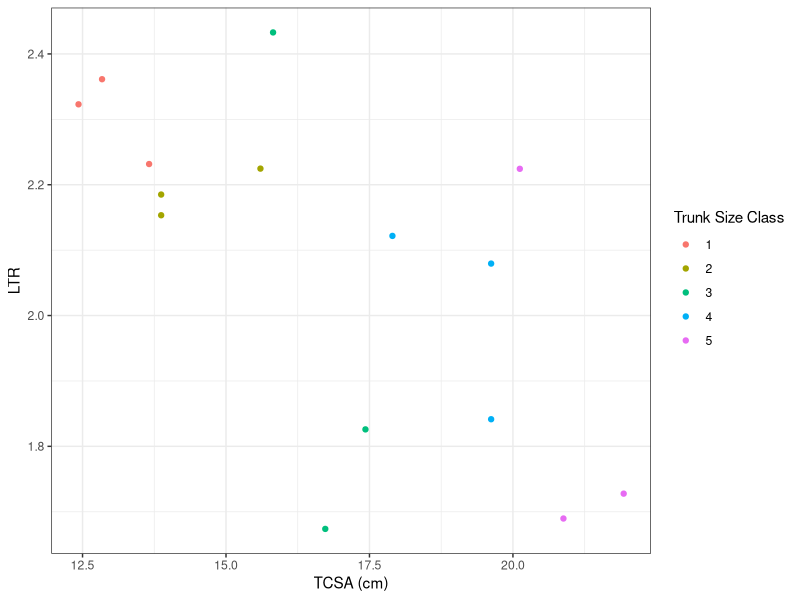
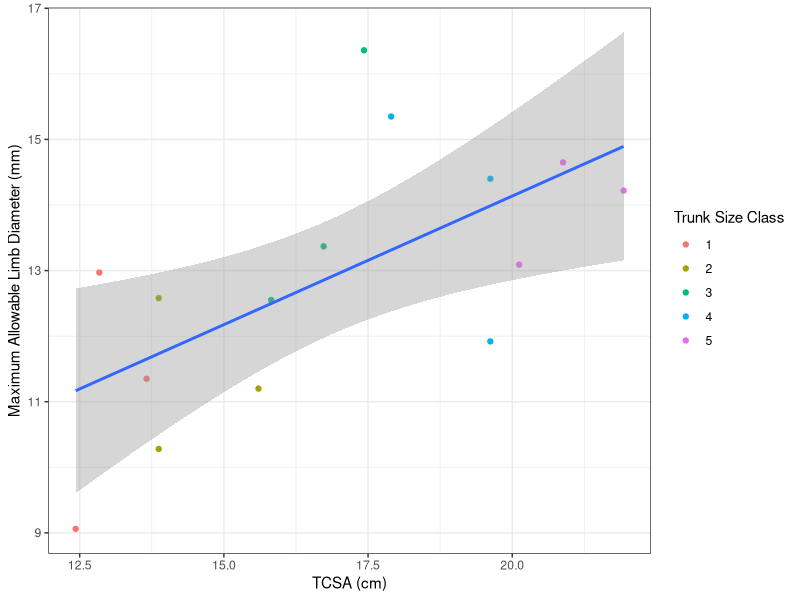
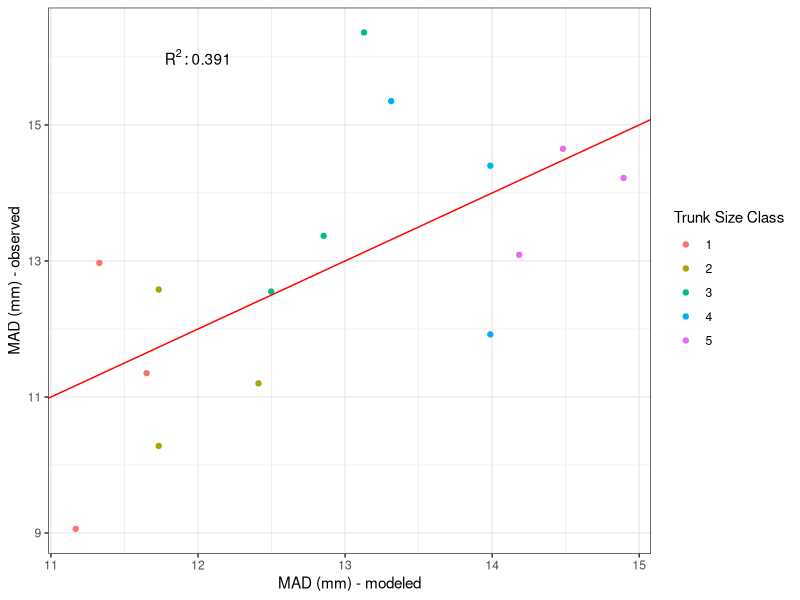
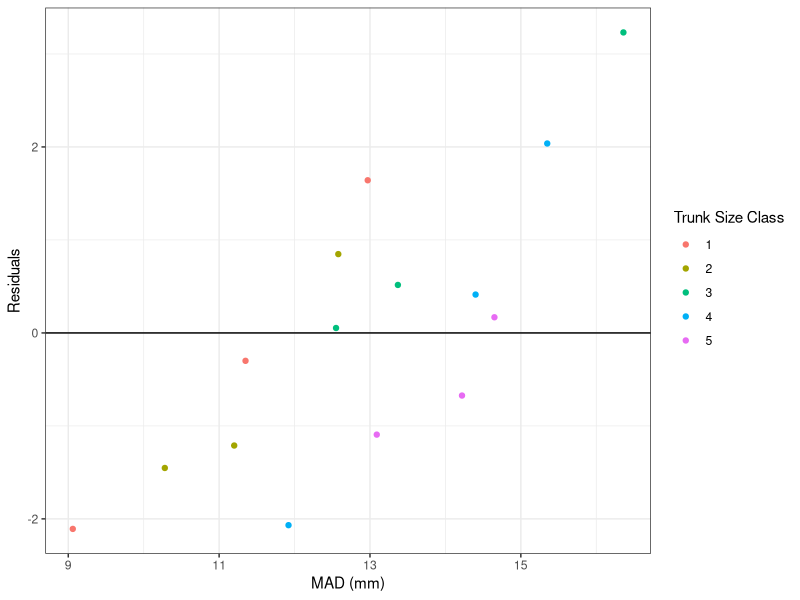
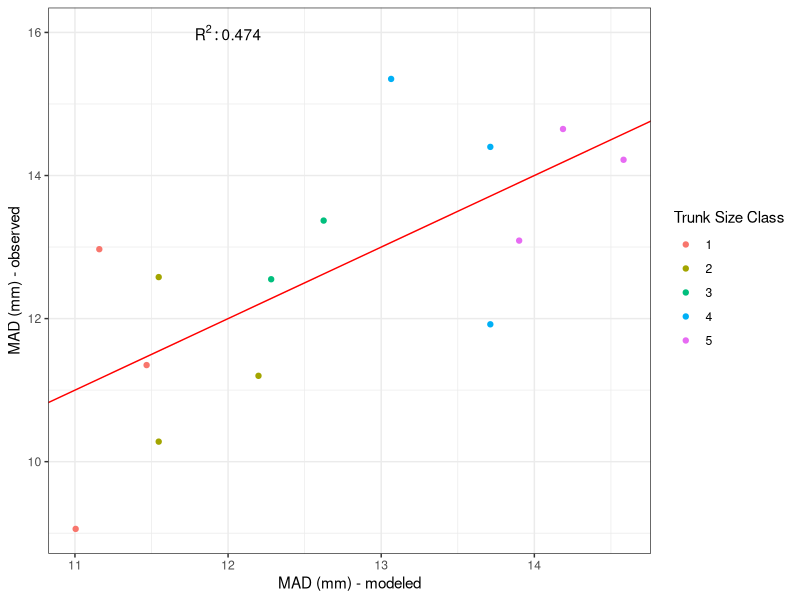
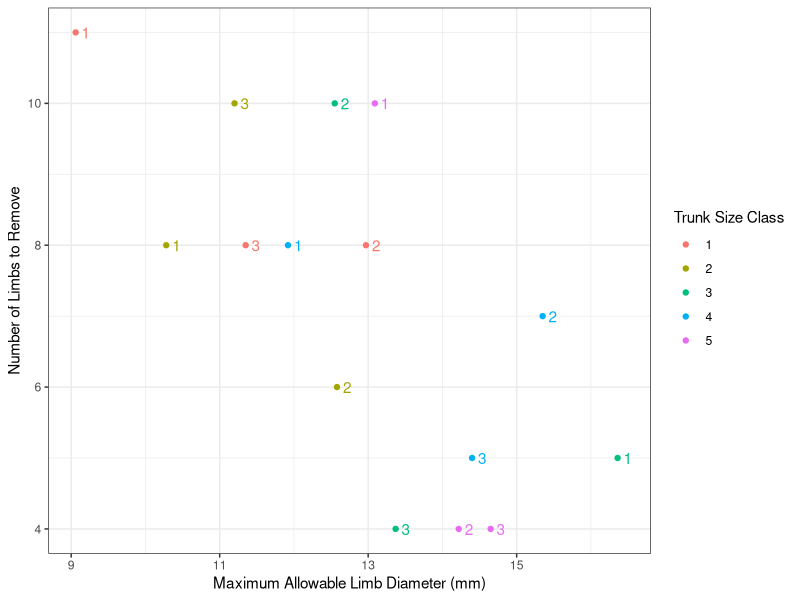
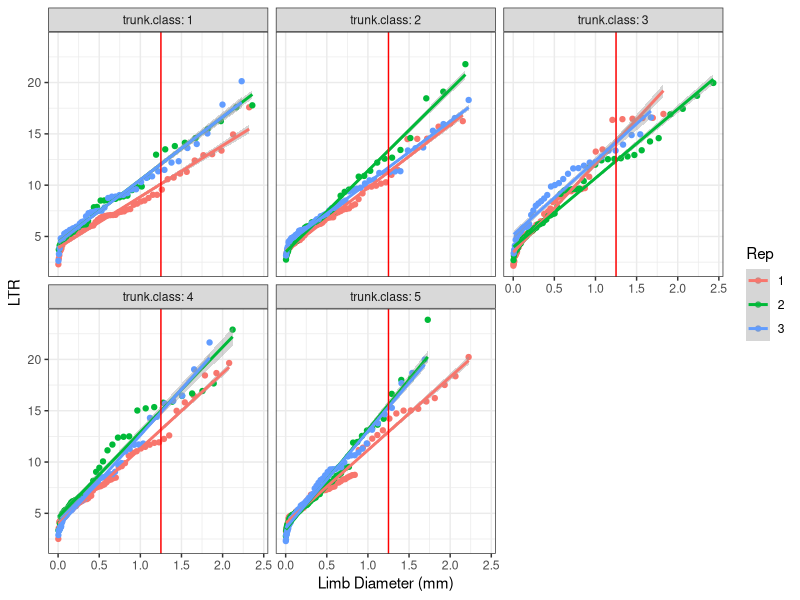
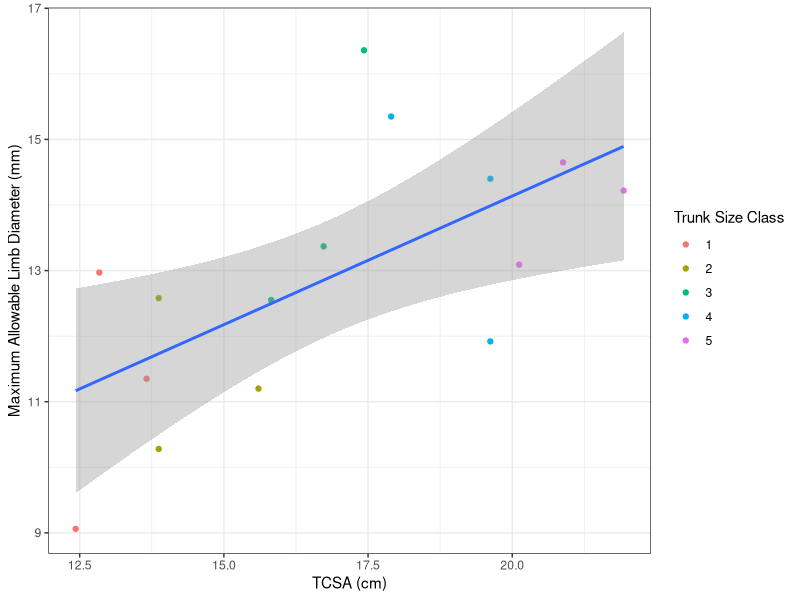

Here is the R script that generated these plots, in order:
## ---- chunk 1
knitr::opts_chunk$set(echo = TRUE)
## ---- chunk 2
## packages----
library(tidyverse)
library(broom)
library(RColorBrewer)
## read in data ----
trees <- read_csv("data/trees_selected_final.csv")
limbs <- read_csv("data/ltr_limb_measurements_march_2020.csv")
map <- read_csv("data/apple_multispec_map_final.csv")
## assign tree class by trunk----
trees$tcsa.cm <- format(round(trees$tcsa.cm, 2))
trees %>%
  summarise(max = max(tcsa.cm)) -> trees.tcsa.max
trees %>%
  summarise(min = min(tcsa.cm)) -> trees.tcsa.min
#trees.tcsa.dif <- trees.tcsa.max$max - trees.tcsa.min$min
ltr.class <- seq(trees.tcsa.min$min, trees.tcsa.max$max, length.out = 6)
ltr.class <- as.data.frame(ltr.class)
ltr.class %>%
  mutate(class.id = seq(1,6)) -> ltr.class
trees %>%
  mutate(ltr.class = case_when(tcsa.cm >= 11.65 & tcsa.cm < 13.706 ~ "1",
                               tcsa.cm >= 13.706 & tcsa.cm < 15.762 ~ "2",
                               tcsa.cm >= 15.762 & tcsa.cm < 17.818 ~ "3",
                               tcsa.cm >= 17.818 & tcsa.cm < 19.874 ~ "4",
                               tcsa.cm >= 19.874 & tcsa.cm <=21.930  ~"5")) -> trees

## assign treatments to trees----
trees %>%
  mutate(rep = rep(1:5, times = 6, each = 3)) %>%
  select(row, rep, tree, tcsa.cm, ltr.class) -> trees
trees$tcsa.cm <- as.numeric(trees$tcsa.cm)
### write_csv(trees, "data/thinning_multispec_map.csv")
## calculate lcsa, arrange limbs low to high, calculate cumulative sum----
desir.ltr <-  1.25
desir.ltr.df <- as_data_frame(c(1.25))
desir.ltr.df %>%
  rename(ltr = value) -> desir.ltr.df
limbs$ltr.class <- as.character(limbs$ltr.class)
limbs %>%
  mutate(limb.diam = limb.diam.mm*0.1) %>%
  mutate(lcsa = (((limb.diam/2)^2)*pi)) %>%
  group_by(rep, ltr.class) %>%
  arrange(lcsa, .by_group = TRUE) %>%
  group_by(rep, ltr.class) %>%
  mutate(lcsa.sum = cumsum(lcsa)) %>%
  mutate(tcsa.cm = case_when(ltr.class == 1 & rep == 1 ~ 12.43,
                             ltr.class == 1 & rep == 2 ~ 12.84,
                             ltr.class == 1 & rep == 3 ~ 13.66,
                             ltr.class == 2 & rep == 1 ~ 13.87,
                             ltr.class == 2 & rep == 2 ~ 13.87,
                             ltr.class == 2 & rep == 3 ~ 15.6,
                             ltr.class == 3 & rep == 1 ~ 17.43,
                             ltr.class == 3 & rep == 2 ~ 15.82,
                             ltr.class == 3 & rep == 3 ~ 16.73,
                             ltr.class == 4 & rep == 1 ~ 19.62,
                             ltr.class == 4 & rep == 2 ~ 17.9,
                             ltr.class == 4 & rep == 3 ~ 19.62,
                             ltr.class == 5 & rep == 1 ~ 20.12,
                             ltr.class == 5 & rep == 2 ~ 21.93,
                             ltr.class == 5 & rep == 3 ~ 20.88)) %>%
  mutate(ltr = lcsa.sum / tcsa.cm) -> limbs.ltr 
limbs.ltr %>%
  filter(ltr <= desir.ltr) -> limbs.max.diam
limbs.ltr %>%
  group_by(ltr.class, rep, tcsa.cm) %>%
  summarise(max(limb.diam.mm)) %>%
  rename(MAD = `max(limb.diam.mm)`) -> limbs_MAD 
limbs.ltr %>%
  group_by(ltr.class, rep, tcsa.cm) %>%
  summarise(max(lcsa.sum)) %>%
  rename(lcsa = `max(lcsa.sum)`) -> limbs.lcsa
limbs.max.diam %>%
  group_by(ltr.class, rep, tcsa.cm) %>%
  summarise(max(limb.diam.mm)) %>%
  rename(MAD = `max(limb.diam.mm)`) -> MAD_class 
limbs.max.diam %>%
  group_by(ltr.class, rep, tcsa.cm) %>%
  summarise(max(lcsa.sum)) %>%
  rename(lcsa = `max(lcsa.sum)`) -> lcsa_class
limbs_MAD <- full_join(limbs_MAD, limbs.lcsa, by = c("ltr.class", "rep", "tcsa.cm" ))
MAD_class <- full_join(MAD_class, lcsa_class, by = c("ltr.class", "rep", "tcsa.cm" ))
limbs_MAD %>%
  mutate(ltr = lcsa / tcsa.cm) -> limbs_MAD
MAD_class %>%
  mutate(ltr = lcsa / tcsa.cm) -> MAD_class
### calculate number of limbs to remove
limbs.ltr %>%
  filter(ltr > desir.ltr) %>%
  group_by(ltr.class, rep, tcsa.cm) %>%
  count() -> limb.removal.n

MAD_class <- full_join(MAD_class, limb.removal.n, by = c("ltr.class", "rep", "tcsa.cm"))
## regress plot max allowable limb diameter against TCSA----
###MAD_class_2 <- MAD_class[-7,] ### remove outlier class 3 rep 1 and class 4 
### lcsa regression----
lcsa_regression <- lm(lcsa ~ tcsa.cm, data = limbs_MAD)
glance(lcsa_regression)
### remove outliers for class 3 and 5
limbs_MAD.2 <- limbs_MAD[-c(8,9,13),]
lcsa_regression.2 <- lm(lcsa ~ tcsa.cm, data = limbs_MAD.2)
glance(lcsa_regression.2)
### remove outliers for class 3
limbs_MAD.3 <- limbs_MAD[-c(8,9),]
lcsa_regression.3 <- lm(lcsa ~ tcsa.cm, data = limbs_MAD.3)
glance(lcsa_regression.3)
limbs_MAD %>%
  ggplot()+
  geom_point(aes(x = tcsa.cm, y = ltr, color = ltr.class))+
  labs(x = "TCSA (cm)",
       y = "LTR",
       color = "Trunk Size Class")+
  theme_bw()

### MAD regression----
ggplot(MAD_class, aes(x = tcsa.cm, y = MAD))+
  geom_point(aes(x = tcsa.cm, y = MAD, color = ltr.class))+
  geom_smooth(method = "lm")+
  labs(x = "TCSA (cm)",
     y = "Maximum Allowable Limb Diameter (mm)",
     color = "Trunk Size Class")+
  theme_bw()

MAD_class$rep <- as.character(MAD_class$rep)
MAD.regression <- lm(MAD ~ tcsa.cm, data = MAD_class)
tidy(MAD.regression)
glance(MAD.regression)

augment(MAD.regression, data = MAD_class) %>%
  ggplot()+
  geom_point(aes(x = .fitted, y = MAD, color = ltr.class))+
  geom_abline(intercept = 0, slope = 1, color = "red")+
  labs(x = "MAD (mm) - modeled",
       y = "MAD (mm) - observed",
       color = "Trunk Size Class")+
  annotate(geom = "text", x = 12, y = 16, label = "R^{2}: 0.391", parse = TRUE)+
  theme_bw()

augment(MAD.regression, data = MAD_class) %>%
  ggplot()+
  geom_point(aes(x = MAD, y = .resid, color = ltr.class))+
  geom_hline(yintercept = 0)+
  labs(x = "MAD (mm)",
       y = "Residuals",
       color = "Trunk Size Class")+
  theme_bw()

### remove outliers for class 3
MAD_class.2 <- MAD_class[-c(7),]
MAD.regression.2 <- lm(MAD ~ tcsa.cm, data = MAD_class.2)
glance(MAD.regression.2)

augment(MAD.regression.2, data = MAD_class.2) %>%
  ggplot()+
  geom_point(aes(x = .fitted, y = MAD, color = ltr.class))+
  geom_abline(intercept = 0, slope = 1, color = "red")+
  labs(x = "MAD (mm) - modeled",
       y = "MAD (mm) - observed",
       color = "Trunk Size Class")+
  annotate(geom = "text", x = 12, y = 16, label = "R^{2}: 0.474", parse = TRUE)+
  theme_bw()
### remove outliers for class 3
MAD_class.3 <- MAD_class[-c(2,7,10),]
MAD.regression.3 <- lm(MAD ~ tcsa.cm + ltr, data = MAD_class.3)
glance(MAD.regression.3)

### regression for number of limbs to remove
removal.regression <- lm(n ~ tcsa.cm, data = limb.removal.n)
glance(removal.regression)

ggplot(MAD_class, aes(x = MAD, y = n, color = ltr.class, label = rep))+
  geom_point()+
  geom_text(hjust = 0, nudge_x = 0.08,
            show.legend = FALSE)+
  labs(x = "Maximum Allowable Limb Diameter (mm)",
       y= "Number of Limbs to Remove",
       color = "Trunk Size Class")+
  theme_bw()
## limb diameter vs. ltr plot----
limbs.ltr %>%
  rename(trunk.class = ltr.class) -> limbs.ltr
ggplot(limbs.ltr, aes(x = ltr, y = limb.diam.mm, color = as.character(rep)))+
  geom_point()+
  facet_wrap(~ trunk.class, labeller = "label_both")+
  geom_smooth(method = "lm")+
  scale_fill_brewer(palette = "Set2")+
  geom_vline(xintercept = 1.25, color = "red")+
  #annotate(geom = "text", x = 5, y = 1.4, label = "ltr = 1.25")+
  labs(x = "Limb Diameter (mm)",
       y = "LTR",
       color = "Rep")+
  theme_bw()
## Limb diam to ltr regression
limbs.ltr %>%
  filter(trunk.class == "1") -> class.1.ltr
class.1.ltr.regress <- lm(limb.diam.mm ~ ltr, data =  class.1.ltr)
class.1.MAD.predict <- predict(class.1.ltr.regress, newdata = desir.ltr.df)
glance(class.1.ltr.regress)
limbs.ltr %>%
  filter(trunk.class == "2") -> class.2.ltr
class.2.ltr.regress <- lm(limb.diam.mm ~ ltr, data =  class.2.ltr)
class.2.MAD.predict <-predict(class.2.ltr.regress, newdata = desir.ltr.df)
glance(class.2.ltr.regress)
limbs.ltr %>%
  filter(trunk.class == "3") -> class.3.ltr
class.3.ltr.regress <- lm(limb.diam.mm ~ ltr, data =  class.3.ltr)
class.3.MAD.predict <-predict(class.3.ltr.regress, newdata = desir.ltr.df)
glance(class.3.ltr.regress)
limbs.ltr %>%
  filter(trunk.class == "4") -> class.4.ltr
class.4.ltr.regress <- lm(limb.diam.mm ~ ltr, data =  class.4.ltr)
class.4.MAD.predict <-predict(class.4.ltr.regress, newdata = desir.ltr.df)
glance(class.4.ltr.regress)
limbs.ltr %>%
  filter(trunk.class == "5") -> class.5.ltr
class.5.ltr.regress <- lm(limb.diam.mm ~ ltr, data =  class.5.ltr)
class.5.MAD.predict <-predict(class.5.ltr.regress, newdata = desir.ltr.df)
glance(class.5.ltr.regress)

### write out MAD values
MAD_values <- as_data_frame(c(class.1.MAD.predict, class.2.MAD.predict, class.3.MAD.predict,
                              class.4.MAD.predict, class.5.MAD.predict))
MAD_values %>%
  rename(MAD = value) %>%
  mutate(trunk.class = c(seq(1:5))) -> MAD_values
map %>%
  rename(trunk.class = ltr.class) -> map
map <- full_join(map, MAD_values, by = "trunk.class")
## ---- chunk 3
head(limbs.ltr)
## ---- chunk 4
print(MAD_class)
## ---- chunk 5
ggplot(MAD_class, aes(x = tcsa.cm, y = MAD))+
  geom_point(aes(x = tcsa.cm, y = MAD, color = ltr.class))+
  geom_smooth(method = "lm")+
  labs(x = "TCSA (cm)",
     y = "Maximum Allowable Limb Diameter (mm)",
     color = "Trunk Size Class")+
  theme_bw()
## ---- chunk 6
MAD.regression <- lm(MAD ~ tcsa.cm, data = MAD_class)
glance(MAD.regression)
## ---- chunk 7
ggplot(limbs.ltr, aes(x = ltr, y = limb.diam.mm, color = as.character(rep)))+
  geom_point()+
  facet_wrap(~ trunk.class, labeller = "label_both")+
  geom_smooth(method = "lm")+
  scale_fill_brewer(palette = "Set2")+
  geom_vline(xintercept = 1.25, color = "red")+
  labs(x = "LTR",
       y = "Limb Diameter (mm)",
       color = "Rep")+
  theme_bw()
## ---- chunk 8
glance(class.1.ltr.regress)
glance(class.2.ltr.regress)
glance(class.3.ltr.regress)
glance(class.4.ltr.regress)
glance(class.5.ltr.regress)
## ---- chunk 9
print(MAD_values)
